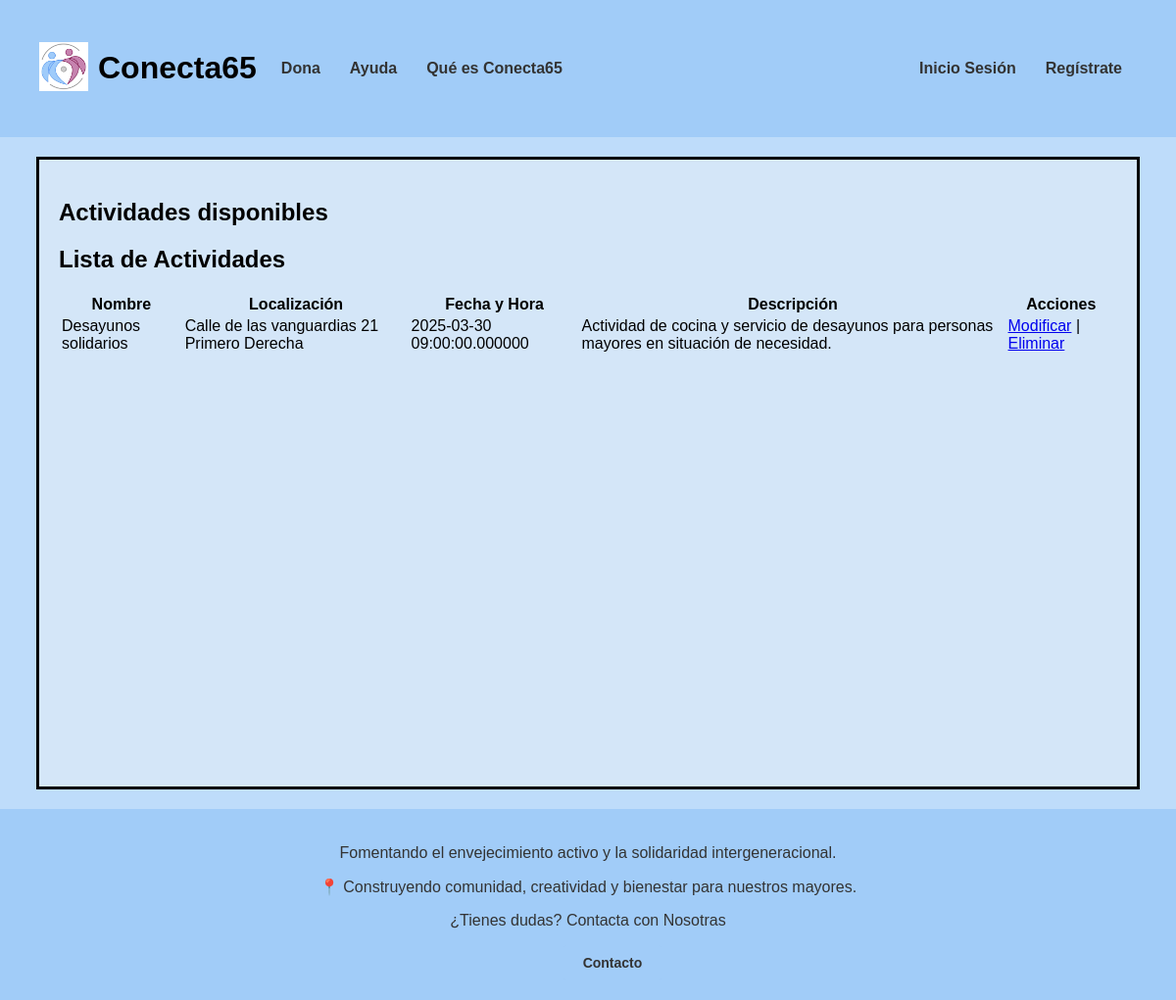
/p3_g1/EditarActividades.php, run on an earlier commit of the app's database.
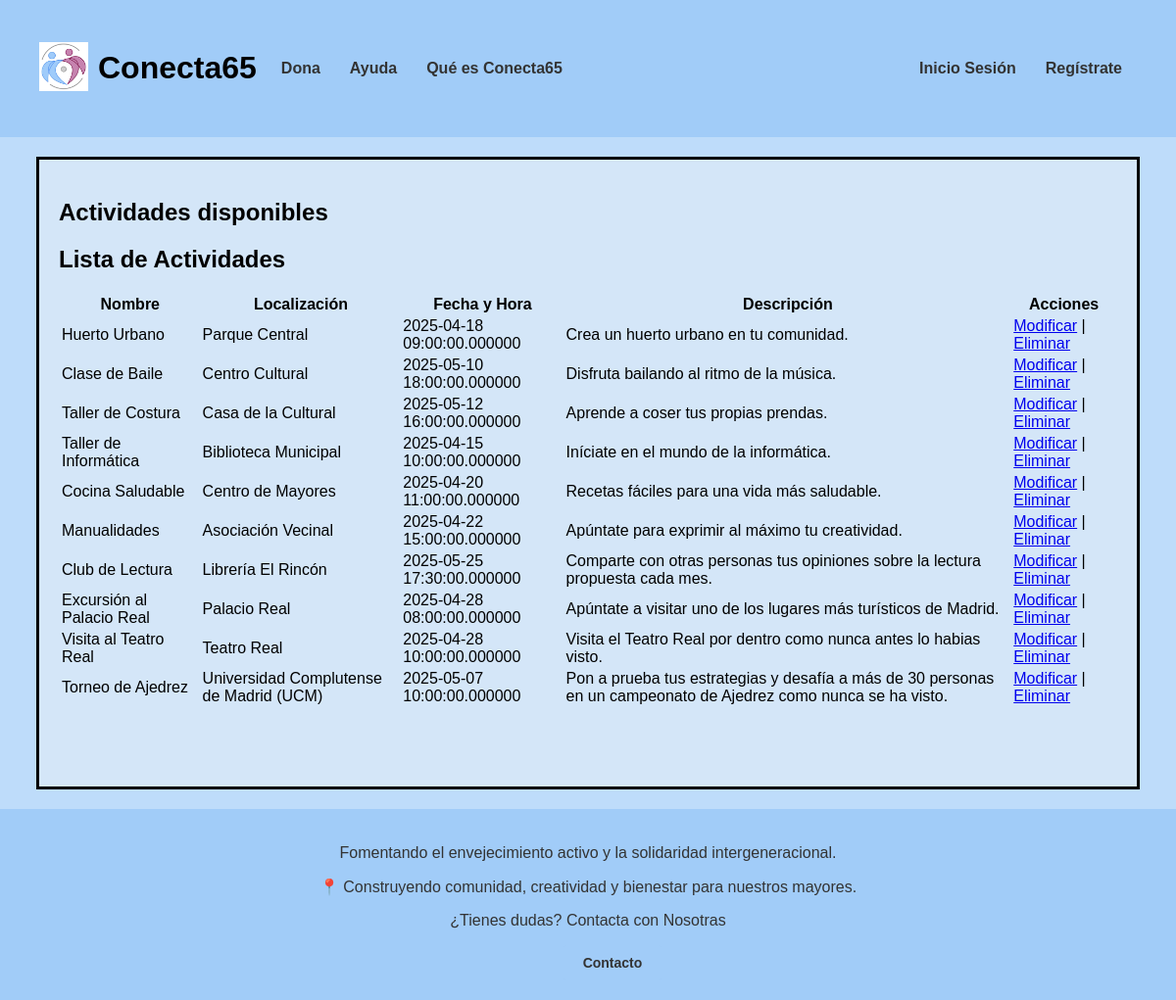
And on a later commit of the database.
### tables this page shows
CREATE TABLE `actividades` (
  `id` int(10) UNSIGNED NOT NULL,
  `nombre` varchar(35) NOT NULL,
  `localizacion` varchar(70) NOT NULL,
  `fecha_hora` datetime(6) NOT NULL,
  `descripcion` text NOT NULL,
  `aforo` tinyint(3) NOT NULL,
  `dirigida` tinyint(1) NOT NULL,
  `ocupacion` tinyint(3) NOT NULL,
  `foto` varchar(50) NOT NULL
);

### p3_g1/includes/actividad/actividadAppService.php (called while the page is built, shortened)
<?php
require_once("actividadFactory.php");
class actividadAppService
{
    private static $instance;
    public static function GetSingleton()
    {
        if (!self::$instance instanceof self)
        {
            self::$instance = new self;
        }
        return self::$instance;
    }
    public function obtenerTodasLasActividades()
    {
        $IActividadDAO = actividadFactory::CreateActividad();
        $actividades = $IActividadDAO->obtenerTodasLasActividades();
        return $actividades;
    }
}
?>

### p3_g1/includes/actividad/actividadFactory.php (called while the page is built)
<?php
require_once("actividadDAO.php");
class actividadFactory
{
    public static function CreateActividad() : IActividad
    {
        $actividadDAO = new actividadDAO();
        return $actividadDAO;
    }
}
?>

### p3_g1/includes/actividad/actividadDAO.php (called while the page is built, shortened)
<?php
require_once("actividadDTO.php");
class actividadDAO extends baseDAO implements IActividad
{
    public function obtenerTodasLasActividades()
    {
        try {
            $conn = application::getInstance()->getConexionBd();
            $query = "SELECT id, nombre, localizacion, fecha_hora, descripcion, aforo, dirigida, ocupacion, foto FROM actividades";
            $stmt = $conn->prepare($query);
            $stmt->execute();
            $stmt->bind_result($id, $nombre, $localizacion, $fecha_hora, $descripcion, $aforo, $dirigida, $ocupacion, $foto);
            $actividades = [];
            while ($stmt->fetch()) {
                $actividades[] = new actividadDTO($id, $nombre, $localizacion, $fecha_hora, $descripcion, $aforo, $dirigida, $ocupacion, $foto);
            }
            return $actividades;
        } finally {
            if ($stmt) {
                $stmt->close();
            }
        }
    }
}
?>

### p3_g1/includes/actividad/actividadDTO.php (called while the page is built, shortened)
<?php
class actividadDTO
{
    private $id;
    private $nombre;
    private $localizacion;
    private $fecha_hora;
    private $descripcion;
    public function __construct($id, $nombre, $localizacion, $fecha_hora, $descripcion, $aforo, $dirigida, $ocupacion, $foto)
    {
        $this->id = $id;
        $this->nombre = $nombre;
        $this->localizacion = $localizacion;
        $this->fecha_hora = $fecha_hora;
        $this->descripcion = $descripcion;
    }
    public function id()
    {
        return $this->id;
    }
    public function nombre()
    {
        return $this->nombre;
    }
    public function localizacion()
    {
        return $this->localizacion;
    }
    public function fecha_hora()
    {
        return $this->fecha_hora;
    }
    public function descripcion()
    {
        return $this->descripcion;
    }
}
?>

### p3_g1/includes/editarActividades/listaActividades.php (the view)
<?php
require_once( __DIR__ . "/../actividad/actividadAppService.php");
class listaActividades
{
    public function generarListado()
    {
        $html = <<<EOF
        <h2>Lista de Actividades</h2>
        <table>
            <tr>
                <th>Nombre</th>
                <th>Localización</th>
                <th>Fecha y Hora</th>
                <th>Descripción</th>
                <th>Acciones</th>
            </tr>
EOF;
        $actividadAppService = actividadAppService::GetSingleton();
        $actividades = $actividadAppService->obtenerTodasLasActividades();
        foreach ($actividades as $actividad) {
            $html .= "<tr>";
            $html .= "<td>" . htmlspecialchars($actividad->nombre()) . "</td>";
            $html .= "<td>" . htmlspecialchars($actividad->localizacion()) . "</td>";
            $html .= "<td>" . htmlspecialchars($actividad->fecha_hora()) . "</td>";
            $html .= "<td>" . htmlspecialchars($actividad->descripcion()) . "</td>";
            $html .= "<td>
                        <a href='ModificarActividad.php?id=" . $actividad->id() . "'>Modificar</a> |
                        <a href='EliminarActividad.php?id=" . $actividad->id() . "'>Eliminar</a>
                        </td>";
            $html .= "</tr>";
        }
        $html .= "</table>";
        return $html;
    }
}

What changed in the data, as far as the page shows it:
removed actividades: nombre "Desayunos solidarios", localizacion "Calle de las vanguardias 21 Primero Derecha", fecha_hora "2025-03-30 09:00:00.000000", descripcion "Actividad de cocina y servicio de desayunos para personas mayores en situación de necesidad."
added actividades: nombre "Huerto Urbano", localizacion "Parque Central", fecha_hora "2025-04-18 09:00:00.000000", descripcion "Crea un huerto urbano en tu comunidad."
added actividades: nombre "Clase de Baile", localizacion "Centro Cultural", fecha_hora "2025-05-10 18:00:00.000000", descripcion "Disfruta bailando al ritmo de la música."
added actividades: nombre "Taller de Costura", localizacion "Casa de la Cultural", fecha_hora "2025-05-12 16:00:00.000000", descripcion "Aprende a coser tus propias prendas."
added actividades: nombre "Taller de Informática", localizacion "Biblioteca Municipal", fecha_hora "2025-04-15 10:00:00.000000", descripcion "Iníciate en el mundo de la informática."
added actividades: nombre "Cocina Saludable", localizacion "Centro de Mayores", fecha_hora "2025-04-20 11:00:00.000000", descripcion "Recetas fáciles para una vida más saludable."
added actividades: nombre "Manualidades", localizacion "Asociación Vecinal", fecha_hora "2025-04-22 15:00:00.000000", descripcion "Apúntate para exprimir al máximo tu creatividad."
added actividades: nombre "Club de Lectura", localizacion "Librería El Rincón", fecha_hora "2025-05-25 17:30:00.000000", descripcion "Comparte con otras personas tus opiniones sobre la lectura propuesta cada mes."
added actividades: nombre "Excursión al Palacio Real", localizacion "Palacio Real", fecha_hora "2025-04-28 08:00:00.000000", descripcion "Apúntate a visitar uno de los lugares más turísticos de Madrid."
added actividades: nombre "Visita al Teatro Real", localizacion "Teatro Real", fecha_hora "2025-04-28 10:00:00.000000", descripcion "Visita el Teatro Real por dentro como nunca antes lo habias visto."
added actividades: nombre "Torneo de Ajedrez", localizacion "Universidad Complutense de Madrid (UCM)", fecha_hora "2025-05-07 10:00:00.000000", descripcion "Pon a prueba tus estrategias y desafía a más de 30 personas en un campeonato de Ajedrez como nunca se ha visto."
